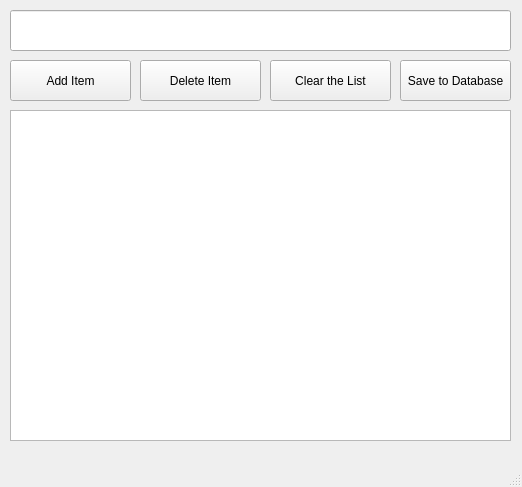
<?xml version="1.0" encoding="UTF-8"?>
<ui version="4.0">
 <class>MainWindow</class>
 <widget class="QMainWindow" name="MainWindow">
  <property name="geometry">
   <rect>
    <x>0</x>
    <y>0</y>
    <width>522</width>
    <height>487</height>
   </rect>
  </property>
  <property name="windowTitle">
   <string>To do list</string>
  </property>
  <widget class="QWidget" name="centralwidget">
   <widget class="QPushButton" name="addItem_pushButton">
    <property name="geometry">
     <rect>
      <x>10</x>
      <y>60</y>
      <width>121</width>
      <height>41</height>
     </rect>
    </property>
    <property name="text">
     <string>Add Item</string>
    </property>
   </widget>
   <widget class="QPushButton" name="deleteItem_pushButton">
    <property name="geometry">
     <rect>
      <x>140</x>
      <y>60</y>
      <width>121</width>
      <height>41</height>
     </rect>
    </property>
    <property name="text">
     <string>Delete Item</string>
    </property>
   </widget>
   <widget class="QPushButton" name="clearAll_pushButton">
    <property name="geometry">
     <rect>
      <x>270</x>
      <y>60</y>
      <width>121</width>
      <height>41</height>
     </rect>
    </property>
    <property name="text">
     <string>Clear the List</string>
    </property>
   </widget>
   <widget class="QLineEdit" name="addItem_lineEdit">
    <property name="geometry">
     <rect>
      <x>10</x>
      <y>10</y>
      <width>501</width>
      <height>41</height>
     </rect>
    </property>
   </widget>
   <widget class="QListWidget" name="myList_listWidget">
    <property name="geometry">
     <rect>
      <x>10</x>
      <y>110</y>
      <width>501</width>
      <height>331</height>
     </rect>
    </property>
   </widget>
   <widget class="QPushButton" name="saveToDatabase_pushButton">
    <property name="geometry">
     <rect>
      <x>400</x>
      <y>60</y>
      <width>111</width>
      <height>41</height>
     </rect>
    </property>
    <property name="text">
     <string>Save to Database</string>
    </property>
   </widget>
   <zorder>myList_listWidget</zorder>
   <zorder>addItem_pushButton</zorder>
   <zorder>deleteItem_pushButton</zorder>
   <zorder>clearAll_pushButton</zorder>
   <zorder>addItem_lineEdit</zorder>
   <zorder>saveToDatabase_pushButton</zorder>
  </widget>
  <widget class="QMenuBar" name="menubar">
   <property name="geometry">
    <rect>
     <x>0</x>
     <y>0</y>
     <width>522</width>
     <height>21</height>
    </rect>
   </property>
  </widget>
  <widget class="QStatusBar" name="statusbar"/>
 </widget>
 <resources/>
 <connections/>
</ui>
